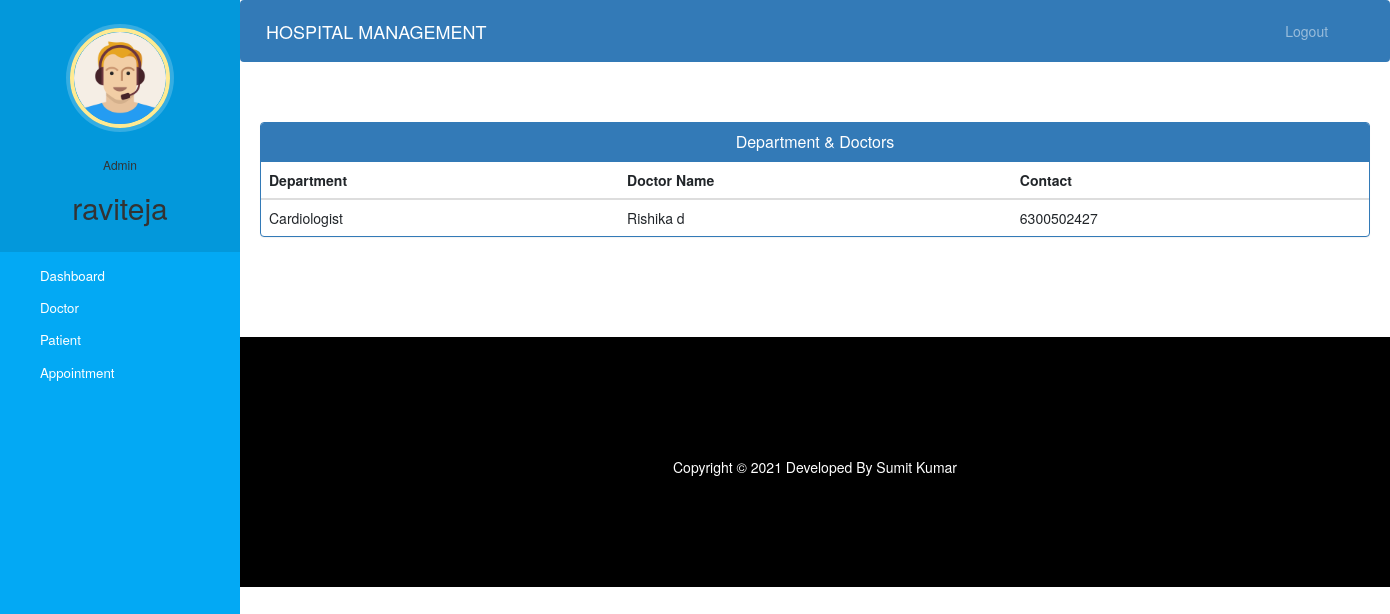
Screenshot of /admin-view-doctor-specialisation (signed in) with the database file from the repository.
### hospital/models.py (models this page shows, shortened)
class Doctor(models.Model):
    user=models.OneToOneField(User,on_delete=models.CASCADE)
    profile_pic= models.ImageField(upload_to='profile_pic/DoctorProfilePic/',null=True,blank=True)
    address = models.CharField(max_length=40)
    mobile = models.CharField(max_length=20,null=True)
    department= models.CharField(max_length=50,choices=departments,default='Cardiologist')
    status=models.BooleanField(default=False)
    @property
    def get_name(self):
        return self.user.first_name+" "+self.user.last_name

### hospital/views.py (the view)
# urls.py: path('admin-view-doctor-specialisation',views.admin_view_doctor_specialisation_view,name='admin-view-doctor-specialisation'),
@login_required(login_url='adminlogin')
@user_passes_test(is_admin)
def admin_view_doctor_specialisation_view(request):
    doctors=models.Doctor.objects.all().filter(status=True)
    return render(request,'hospital/admin_view_doctor_specialisation.html',{'doctors':doctors})

### hospital/views.py (called while the page is built)
def is_admin(user):
    return user.groups.filter(name='ADMIN').exists()

### templates/hospital/admin_view_doctor_Specialisation.html (shortened to what this page needs)
{% extends 'hospital/admin_base.html' %}
{% block content %}
<head>
  <link href="//netdna.bootstrapcdn.com/bootstrap/3.0.0/css/bootstrap.min.css" rel="stylesheet" id="bootstrap-css">
</head>
<div class="container">
  <div class="panel panel-primary">
    <div class="panel-heading">
      <h6 class="panel-title">Department & Doctors</h6>
    </div>
    <table class="table table-hover" id="dev-table">
      <thead>
        <tr>
          <th>Department</th>
          <th>Doctor Name</th>
          <th>Contact</th>
        </tr>
      </thead>
      {% for d in doctors %}
      <tr>
        <td>{{d.department}}</td>
        <td> {{d.get_name}}</td>
        <td>{{d.mobile}}</td>
      </tr>
      {% endfor %}
    </table>
  </div>
</div>
{% endblock content %}

### templates/hospital/admin_base.html (shortened to what this page needs)
<!DOCTYPE html>
{% load static %}
<html lang="en">
<head>
  <link rel="stylesheet" href="https://stackpath.bootstrapcdn.com/bootstrap/4.3.1/css/bootstrap.min.css">
  <link rel="stylesheet" href="https://maxcdn.bootstrapcdn.com/font-awesome/4.7.0/css/font-awesome.min.css">
  <link rel="stylesheet" href="{% static '/style.css' %}">
</head>
<body>
  <nav class="menu" tabindex="0">
    <header class="avatar">
      <img src="{% static "images/adminpropic.png" %}" />
      <br><br>
      <h6>Admin</h6>
      <h2>{{request.user.first_name}}</h2>
    </header>
    <ul>
      <li tabindex="0" class="icon-dashboard"> <a style="color:white; text-decoration:none;" href="/admin-dashboard"><span>Dashboard</span></a> </li>
      <li tabindex="0" class="icon-customers"> <a style="color:white; text-decoration:none;" href="/admin-doctor"><span>Doctor</span></a></li>
      <li tabindex="0" class="icon-users"> <a style="color:white; text-decoration:none;" href="/admin-patient"><span>Patient</span></a></li>
      <li tabindex="0" class="icon-calendar"> <a style="color:white; text-decoration:none;" href="/admin-appointment"><span>Appointment</span></a></li>
    </ul>
  </nav>
  <main>
    <div class="bs-example">
      <nav class="navbar navbar-expand-md  navbar-dark fixed-top" style="background:#337AB7;">
        <a href="/admin-dashboard" class="navbar-brand">HOSPITAL MANAGEMENT</a>
        <div class="collapse navbar-collapse justify-content-between" id="navbarCollapse">
          <div class="navbar-nav" style=" margin-left: 90%;">
            <a href="/logout" class="nav-item nav-link">Logout</a>
          </div>
        </div>
      </nav>
    </div>
    <br><br>
    {% block content %}
    {% endblock content %}
    <br><br><br><br>
    <footer>
      <br>
      <div class="container">
        <div class="row">
          <div class="col-md-12 col-sm-12">
            <div style="color:#ffffff;" class="wow fadeInUp footer-copyright">
              <p>
                Copyright &copy; 2021 Developed By Sumit Kumar </p>
            </div>
          </div>
        </div>
      </div>
    </footer>
  </main>
</body>
</html>

### static/style.css (style rules this page uses)
body { padding-left: 240px; }
main { position: relative; height: 100vh; }
.menu { background: #5bc995; height: 100vh; width: 240px; position: fixed; top: 0px; left: 0; z-index: 5; outline: none; }
.menu .avatar { background: rgba(0, 0, 0, 0.1); padding: 2em 0.5em; text-align: center; }
.menu .avatar img { width: 100px; border-radius: 50%; overflow: hidden; border: 4px solid #ffea92; box-shadow: 0 0 0 4px rgba(255, 255, 255, 0.2); }
.menu .avatar h2 { font-weight: normal; margin-bottom: 0; }
.menu ul { list-style: none; padding: 0.5em 0; margin: 0; }
.menu ul li { padding: 0.5em 1em 0.5em 3em; font-size: 0.95em; font-weight: regular; background-repeat: no-repeat; background-position: left 15px center; background-size: auto 20px; transition: all 0.15s linear; cursor: pointer; }
.menu ul li.icon-dashboard { background-image: url("http://www.entypo.com/images//gauge.svg"); }
.menu ul li.icon-customers { background-image: url("http://www.entypo.com/images//briefcase.svg"); }
.menu ul li.icon-users { background-image: url("http://www.entypo.com/images//users.svg"); }
.menu ul li.icon-calendar { background-image: url("http://www.entypo.com/images//calendar.svg"); }

### templates/hospital/admin_base.html (style rules this page uses)
a:link { text-decoration: none; }
a { color: white; }
footer { padding: 0px 0px 0px 0px; background-color: black; margin: 0px; }
p { text-align: center; }
body { padding-left: 240px; }
main { position: relative; height: 100vh; }
.menu { background: #03a9f4; height: 100vh; width: 240px; position: fixed; top: 0px; left: 0; z-index: 5; outline: none; }
.menu .avatar { background: rgba(0, 0, 0, 0.1); padding: 2em 0.5em; text-align: center; }
.menu .avatar img { width: 100px; border-radius: 50%; overflow: hidden; border: 4px solid #ffea92; box-shadow: 0 0 0 4px rgba(255, 255, 255, 0.2); }
.menu .avatar h2 { font-weight: normal; margin-bottom: 0; }
.menu ul { list-style: none; padding: 0.5em 0; margin: 0; }
.menu ul li { padding: 0.5em 1em 0.5em 3em; font-size: 0.95em; font-weight: regular; background-repeat: no-repeat; background-position: left 15px center; background-size: auto 20px; transition: all 0.15s linear; cursor: pointer; }
.menu ul li.icon-dashboard { background-image: url("http://www.entypo.com/images//gauge.svg"); }
.menu ul li.icon-customers { background-image: url("http://www.entypo.com/images//briefcase.svg"); }
.menu ul li.icon-users { background-image: url("http://www.entypo.com/images//users.svg"); }
.menu ul li.icon-calendar { background-image: url("http://www.entypo.com/images//calendar.svg"); }

### templates/hospital/admin_view_doctor_Specialisation.html (style rules this page uses)
a:link { text-decoration: none; }
h6 { text-align: center; }
.row { margin: 100px; }

### rows the page displays
Doctor: department "Cardiologist", get_name "Rishika d", mobile "6300502427"

### other values shown
{{ request.user.first_name }} "raviteja"
